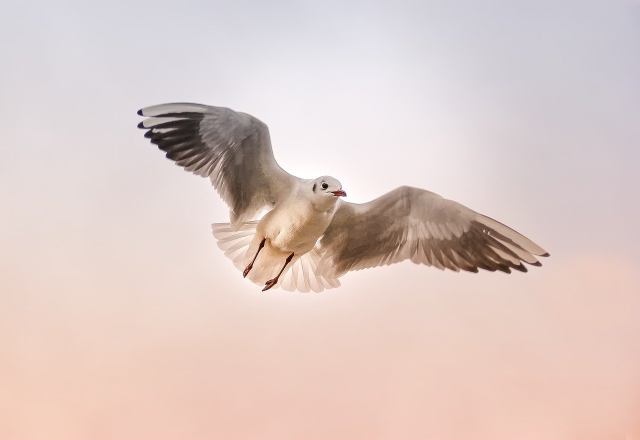
#> input picture ITMO/2semestr/Automatic text processing and image processing/Task11/img_1.jpg, 1280 x 879 px (shown at 1/2 size)
$ jupyter execute Task11.ipynb   (shell and % lines are left out)
#> lines starting #> are read from the running program, lines starting #| are printed output that depends on the picture; after the words box and inside, x2 and y2 are one past the last pixel; in counts of white or black regions, pixels touching at a corner belong together
<a href="https://colab.research.google.com/github/ajily/ITMO-ImgProc-5SEM/blob/main/Task4.ipynb" target="_parent"></a>

# **Lab 4 **

[cell 1]
import cv2
import numpy as np
import matplotlib.pyplot as plt
# %matplotlib inline
# from google.colab.patches import cv2_imshow
# import pywt
# import pywt.data
from math import sqrt
from PIL import Image, ImageChops, ImageOps
import pickle

[cell 2]
#1-st and 2-nd task
img = cv2.cvtColor(cv2.imread('img_1.jpg'), cv2.COLOR_BGR2GRAY) # ur img here
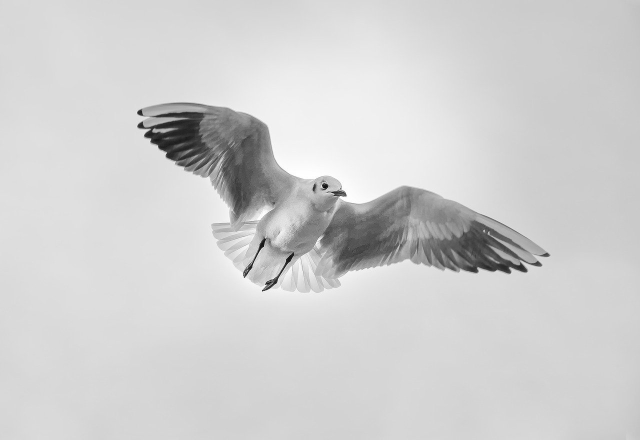
#> img: shape (879, 1280) (shown at 1/2 size); min 1, max 255, mean 207.9
ft = np.fft.fft2(img)
comp = ft[521][1151]
print('Введите действительную часть полученного комплексного числа:', round(comp.real, 2), '\n',
      'Введите мнимую часть полученного комплексного числа:',  round(comp.imag, 2))
#| Введите действительную часть полученного комплексного числа: 6831.0
#|  Введите мнимую часть полученного комплексного числа: -1906.88

[cell 3]
#3nd
ftshift = np.fft.fftshift(ft)
magnitude_spectrum = np.abs(ftshift)
print('Определите минимальное значение амплитуды:',round(magnitude_spectrum.min(), 2), '\n',
      'Определите максимальное значение амплитуды:', round(magnitude_spectrum.max(), 2))
#| Определите минимальное значение амплитуды: 2.15
#|  Определите максимальное значение амплитуды: 233949777.0

[cell 4]
#4th
magnitude_spectrum = np.log(1+np.abs(ftshift))
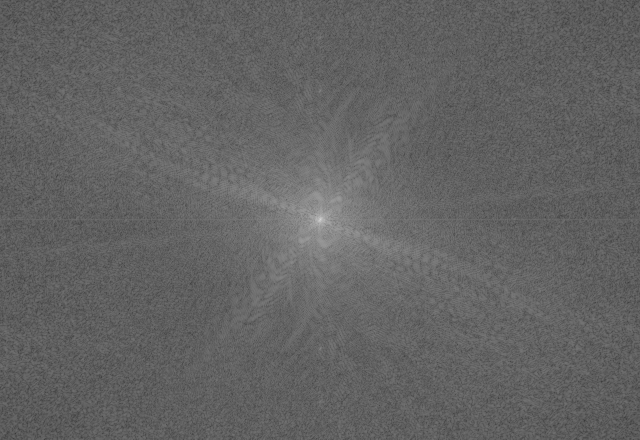
#> magnitude_spectrum: shape (879, 1280) float64 (shown at 1/2 size); min 1.15, max 19.27, mean 8.19; drawn with min black and max white
print('Определите различие в полученных значениях (разность между наибольшим и наименьшим):', round(magnitude_spectrum.max() - magnitude_spectrum.min(), 2))
#| Определите различие в полученных значениях (разность между наибольшим и наименьшим): 18.12

[cell 5]
#5th
h, w = img.shape
#> h = 879; w = 1280
cy, cx = h // 2, w // 2
#> cy = 439; cx = 640
ftshift[cy-40:cy+40, cx-40:cx+40] = 0
ft_ishift = np.fft.ifftshift(ftshift)
img_back = np.fft.ifft2(ft_ishift)
img_back = np.abs(img_back)
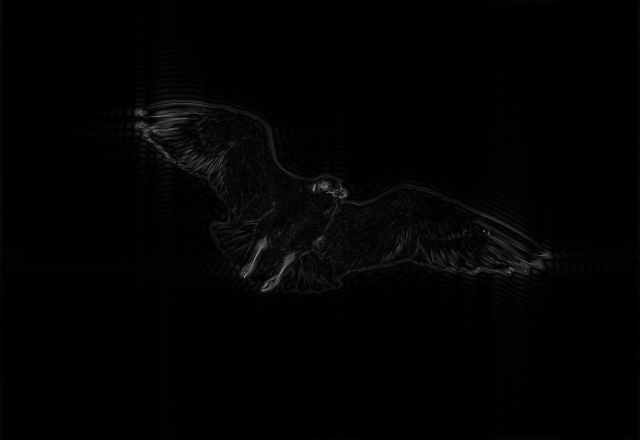
#> img_back: shape (879, 1280) float64 (shown at 1/2 size); min 0.000521, max 204.9, mean 3
print('Определите амплитуду обратного преобразования',round(img_back[661][449], 2)) #ваши пиксели сюда
#| Определите амплитуду обратного преобразования 0.26

[cell 6]
#1st
img = cv2.imread('img_2.jpg') #ur img here
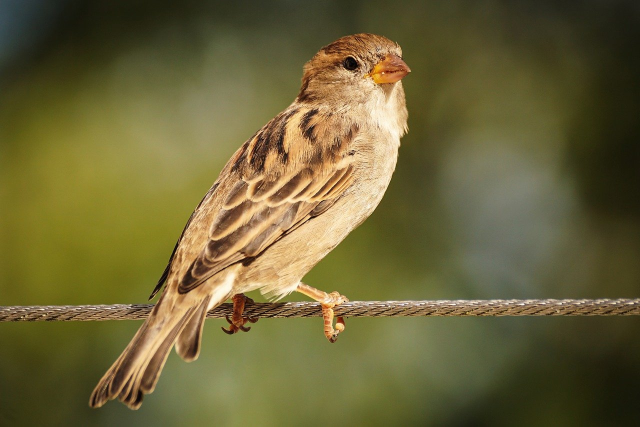
#> input picture ITMO/2semestr/Automatic text processing and image processing/Task11/img_2.jpg, 1280 x 853 px (shown at 1/2 size)
#> img is the input picture: shape (853, 1280, 3); mean B, G, R 55.7, 99.5, 107.7
for c in range(3):
  img[:, :, c] = cv2.Laplacian(img[:, :, c], -1)
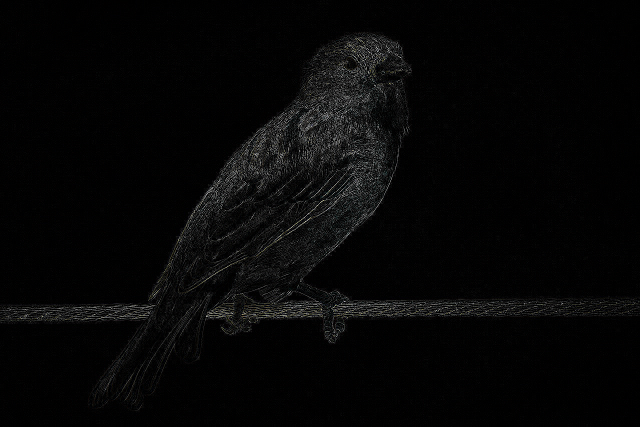
#> img: shape (853, 1280, 3) (shown at 1/2 size); mean B, G, R 6.4, 6.4, 6.4
# cv2.imshow(img)
print('Определите сумму интенсивностей всех пикселей по всем трем каналам полученного изображения:', img.sum())
#| Определите сумму интенсивностей всех пикселей по всем трем каналам полученного изображения: 21101887

[cell 7]
img = cv2.imread('img_2.jpg') #ur img here
# gray = cv2.cvtColor(img, cv2.COLOR_BGR2GRAY)
edges = cv2.Canny(img, 100, 200)
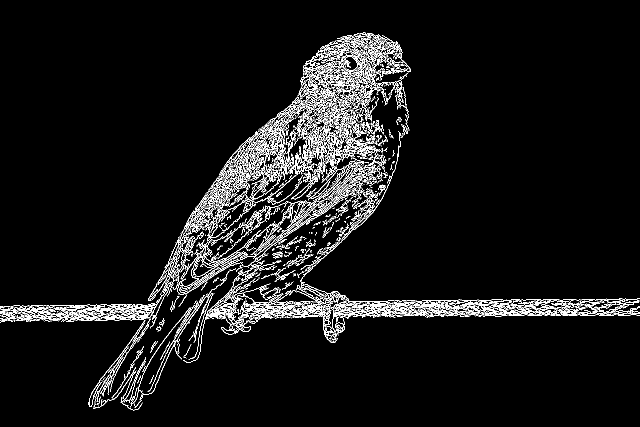
#> edges: shape (853, 1280) (shown at 1/2 size); 5.3% white in thin lines or dots, all inside (x1, y1, x2, y2) = (0, 65, 1280, 821)
# cv2_imshow(edges)
print('Определите сумму интенсивностей всех пикселей по всем трем каналам полученного изображения:', edges.sum()) # not correct, help me if u find the mistake pls!
#| Определите сумму интенсивностей всех пикселей по всем трем каналам полученного изображения: 14762715
